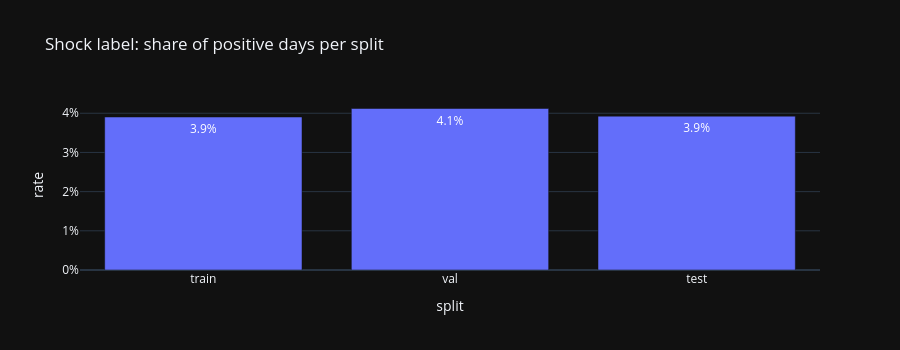
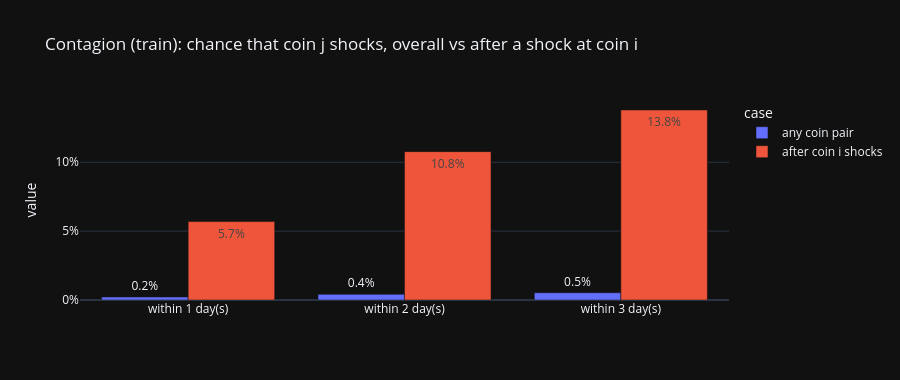

The code cell stored with these charts, in order, in its notebook:
### Markdown cell above
## 6. Labels

- A **shock** is a day where |z| > 2.5, with z = return / trailing 30-day volatility (known before the day). About **4%** of days are shocks.
- **Contagion:** after a shock at coin *i*, the chance that coin *j* also shocks within 1–3 days jumps from **under 1%** to **6–14%**.
  That jump is the signal the graph model has to learn.
- Shocks are rare, so we use **weighted or focal loss** and report **AUPRC**.

### Code cell
sh = balance[balance["label"].str.startswith("shock_next")]
fig = px.bar(sh, x="split", y="rate", text=[f"{v:.1%}" for v in sh["rate"]], title="Shock label: share of positive days per split")
fig.update_layout(height=350, yaxis_tickformat=".0%")
fig.show()

ct = balance[balance["label"].str.startswith("contagion") & (balance["split"] == "train")].copy()
ct["k"] = "within " + ct["label"].str[-1] + " day(s)"
long = pd.concat([ct.assign(case="any coin pair", value=ct["rate"]),
                  ct.assign(case="after coin i shocks", value=ct["rate_given_source_shock"])])
fig = px.bar(long, x="k", y="value", color="case", barmode="group", text=[f"{v:.1%}" for v in long["value"]],
             title="Contagion (train): chance that coin j shocks, overall vs after a shock at coin i")
fig.update_layout(height=380, yaxis_tickformat=".0%", xaxis_title=None)
fig.show()

### Figure 1 — Plotly figure (JSON) as saved in the notebook; plotly's stock layout.template omitted (floating-point values rounded to 4 significant figures)
{"data": [{"hovertemplate": "split=%{x}<br>rate=%{y}<br>text=%{text}<extra></extra>", "legendgroup": "", "marker": {"color": "#636efa", "pattern": {"shape": ""}}, "name": "", "orientation": "v", "showlegend": false, "text": ["3.9%", "4.1%", "3.9%"], "textposition": "auto", "type": "bar", "x": ["train", "val", "test"], "xaxis": "x", "y": [0.03904, 0.04121, 0.03927], "yaxis": "y"}], "layout": {"barmode": "relative", "height": 350, "legend": {"tracegroupgap": 0}, "title": {"text": "Shock label: share of positive days per split"}, "xaxis": {"anchor": "y", "domain": [0.0, 1.0], "title": {"text": "split"}}, "yaxis": {"anchor": "x", "domain": [0.0, 1.0], "tickformat": ".0%", "title": {"text": "rate"}}}}

### Figure 2 — Plotly figure (JSON) as saved in the notebook; plotly's stock layout.template omitted (floating-point values rounded to 4 significant figures)
{"data": [{"alignmentgroup": "True", "hovertemplate": "case=any coin pair<br>k=%{x}<br>value=%{y}<br>text=%{text}<extra></extra>", "legendgroup": "any coin pair", "marker": {"color": "#636efa", "pattern": {"shape": ""}}, "name": "any coin pair", "offsetgroup": "any coin pair", "orientation": "v", "showlegend": true, "text": ["0.2%", "0.4%", "0.5%"], "textposition": "auto", "type": "bar", "x": ["within 1 day(s)", "within 2 day(s)", "within 3 day(s)"], "xaxis": "x", "y": [0.002173, 0.004113, 0.005267], "yaxis": "y"}, {"alignmentgroup": "True", "hovertemplate": "case=after coin i shocks<br>k=%{x}<br>value=%{y}<br>text=%{text}<extra></extra>", "legendgroup": "after coin i shocks", "marker": {"color": "#EF553B", "pattern": {"shape": ""}}, "name": "after coin i shocks", "offsetgroup": "after coin i shocks", "orientation": "v", "showlegend": true, "text": ["5.7%", "10.8%", "13.8%"], "textposition": "auto", "type": "bar", "x": ["within 1 day(s)", "within 2 day(s)", "within 3 day(s)"], "xaxis": "x", "y": [0.05692, 0.1077, 0.1379], "yaxis": "y"}], "layout": {"barmode": "group", "height": 380, "legend": {"title": {"text": "case"}, "tracegroupgap": 0}, "title": {"text": "Contagion (train): chance that coin j shocks, overall vs after a shock at coin i"}, "xaxis": {"anchor": "y", "domain": [0.0, 1.0], "title": {}}, "yaxis": {"anchor": "x", "domain": [0.0, 1.0], "tickformat": ".0%", "title": {"text": "value"}}}}
